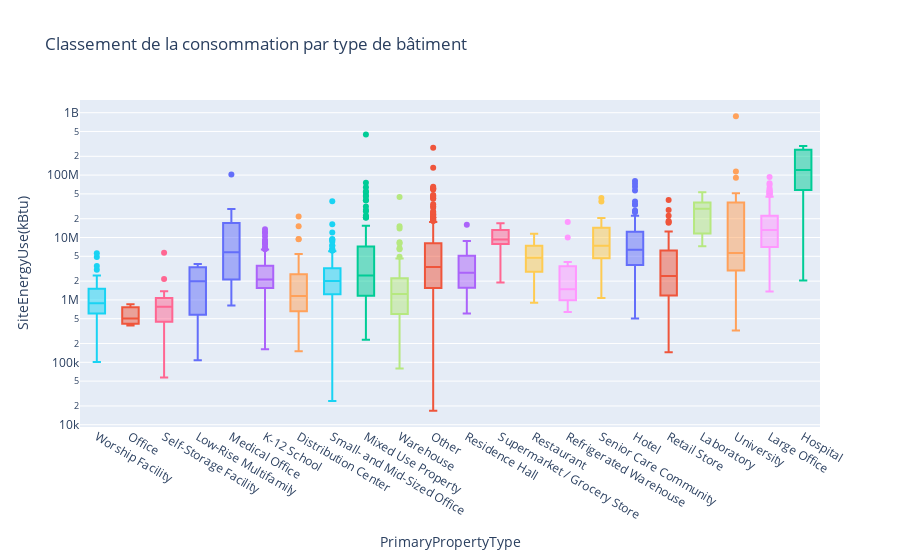
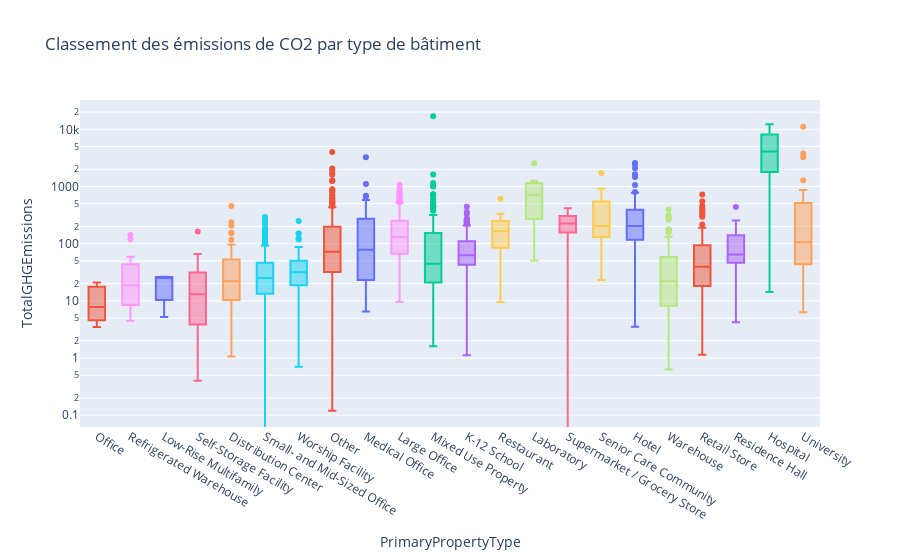

Write notebook code for charts like these, in order.
### Markdown cell above
#### 📊 Graphiques 1 & 2 : Classement Énergétique et Écologique par Type de Bâtiment

**Objectif :** Comparer les 22 types de bâtiments pour identifier les catégories les plus consommatrices et polluantes.

**Méthodologie technique :**

- **Visualisation** : Boxplots (boîtes à moustaches) pour visualiser médiane, quartiles et outliers
- **Tri intelligent** : Classement automatique par médiane croissante (les plus économes à gauche, les plus gourmands à droite)
- **Échelle logarithmique** : Permet de comparer sur un même graphique les entrepôts (~100k kBtu) et les hôpitaux (~100M kBtu)
- **Dataset complet** : Analyse sur les 1650 bâtiments (tous types confondus)

**Graphique 1 : Classement de la Consommation d'Énergie**

- Lecture immédiate des types les plus énergivores (positionnés à droite)
- Hauteur de chaque boîte = variabilité au sein d'une catégorie
- Points isolés = outliers (bâtiments atypiques)

**Graphique 2 : Classement des Émissions de CO2**

- Même méthodologie appliquée aux émissions de gaz à effet de serre
- Permet de vérifier la corrélation entre consommation énergétique et pollution
- Confirme que les types les plus énergivores sont généralement les plus pollueurs

### Code cell
# Consommation d'Énergie
fig_energy = px.box(
    df,
    x="PrimaryPropertyType",
    y="SiteEnergyUse(kBtu)",
    color="PrimaryPropertyType",
    title="Classement de la consommation par type de bâtiment",
    log_y=True,
    points="outliers",
    hover_data=["PropertyName"],
)

# On trie l'axe X par ordre croissant de consommation (médiane)
# Permet de voir immédiatement qui sont les "mauvais élèves" à droite
fig_energy.update_xaxes(categoryorder="median ascending")

# On cache la légende qui prend trop de place
fig_energy.update_layout(showlegend=False)

fig_energy.show()

# Émissions de CO2
fig_co2 = px.box(
    df,
    x="PrimaryPropertyType",
    y="TotalGHGEmissions",
    color="PrimaryPropertyType",
    title="Classement des émissions de CO2 par type de bâtiment",
    log_y=True,
    points="outliers",
    hover_data=["PropertyName"],
)

# On trie par pollution médiane ( les plus pollueurs à droite (mauvais élèves) )
fig_co2.update_xaxes(categoryorder="median ascending")
fig_co2.update_layout(showlegend=False)

fig_co2.show()
